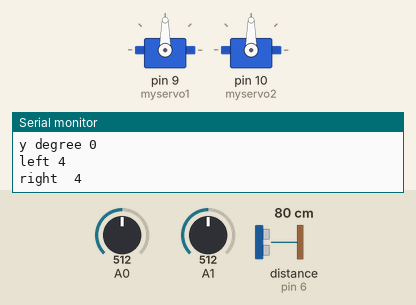
This sketch was run on a simulated Arduino Uno, built with avr-gcc and run on an emulated ATmega328P. Shown: 2 × servo, the last lines printed to the serial monitor. Wiring (inferred from the names in the program): ultrasonic range finder: trigger pin 5; echo pin 6. The inputs (shaded band) are chosen by the test bench; at power-on: A0 = 512, A1 = 512, distance to the obstacle (sensor on pin 6) 80 cm. The echo pulse lasts 58.3 µs per cm.

Above: at 1.2 s.
1.3 s: A0 set to 537
At 3.9 s:
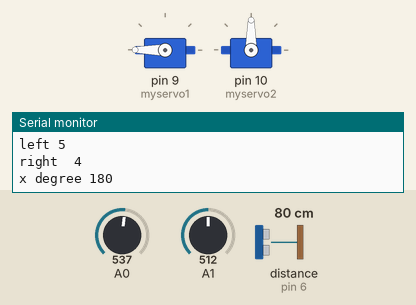
4.3 s: A1 set to 695
5.8 s: A1 set to 719
At 8.6 s:
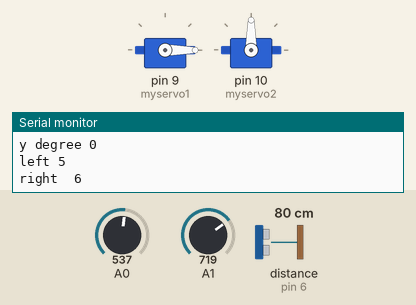
8.8 s: distance to the obstacle (sensor on pin 6) set to 14 cm
11.8 s: distance to the obstacle (sensor on pin 6) set to 11 cm
At 12.8 s:
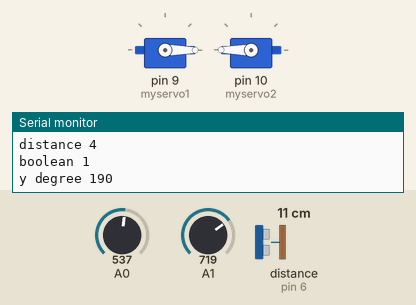
13.4 s: A0 set to 900
At 17.1 s:
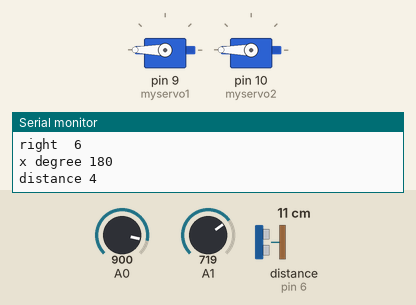
Timing chart, 0 to 17.4 s (numbered marks = the images above; inputs shaded):
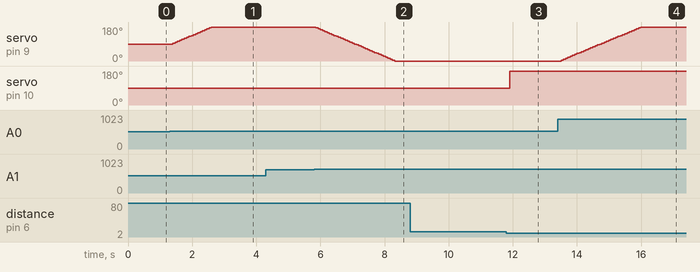

The sketch:

sunflower.ino
```cpp
#include <Servo.h>
Servo myservo1;
Servo myservo2;
#define echoPin 6
#define trigPin 5
boolean up = false;
long duration;
int pos = 90;
int val1;
int val2;
int val3;
int lim;
int i = 0;

void setup(){
  myservo1.attach(9);// rotation
  myservo2.attach(10);// finger
  pinMode(A0, INPUT);
  pinMode(A1, INPUT);
  pinMode(trigPin, OUTPUT);// left
  pinMode(echoPin, INPUT);// right
  Serial.begin(9600);
}

void loop(){
  digitalWrite(trigPin, LOW);
  delayMicroseconds(2);
  digitalWrite(trigPin, HIGH);
  delayMicroseconds(10);
  digitalWrite(trigPin, LOW);
  duration = pulseIn(echoPin, HIGH);
  val1 = analogRead(A0);
  val2 = analogRead(A1);
  val1 = map(val1, 0, 525, 0, 5);
  val2 = map(val2, 60, 600, 0, 5);
  val3 = (duration/2)/74;
  Serial.print("left ");
  Serial.println(val1);
  Serial.print("right  ");
  Serial.println(val2);
  Serial.print("x degree ");
  Serial.println(pos);
  Serial.print("distance ");
  Serial.println(val3);
  Serial.print("boolean ");
  Serial.println(up);
  Serial.print("y degree ");
  Serial.println(i);

   if (up == true && val3 > 5){
    for (i=180;i>=0;i-=10){
        myservo2.write(i);
    }
    up = false;
    }
   else if (up == false && val3 < 5){
    for (i=0;i<=180;i+=10){
        myservo2.write(i);
    }
    up = true;
    }
   if (val1 > val2){
     pos = pos + 5;
     myservo1.write(pos);
    }
   else if (val1 < val2){
     pos = pos - 5;
     myservo1.write(pos);
    }
    lim=pos;
   if(lim <= 0){
     pos=0;
    }
   else if(lim >= 180){
     pos=180;
    }

  delay(15);
}
```

Measured:
- the behaviour switches between 524 and 525 on A0 (found by bisection; images 0 and 1)
- the behaviour switches between 707 and 708 on A1 (found by bisection; images 1 and 2)
- the behaviour switches between 13 and 12 cm on distance to the obstacle (sensor on pin 6) (found by bisection; images 2 and 3)
- after the input at 1.3 s, servo on pin 9 (myservo1): moves from 90° to 180° over 1.2 s, starting after 0.10 s
- after the input at 5.8 s, servo on pin 9 (myservo1): moves from 180° to 0° over 2.5 s, starting after 0.06 s
- after the input at 11.8 s, servo on pin 10 (myservo2): 90° → 180° after 0.10 s
- after the input at 13.4 s, servo on pin 9 (myservo1): moves from 0° to 180° over 2.5 s, starting after 0.10 s
